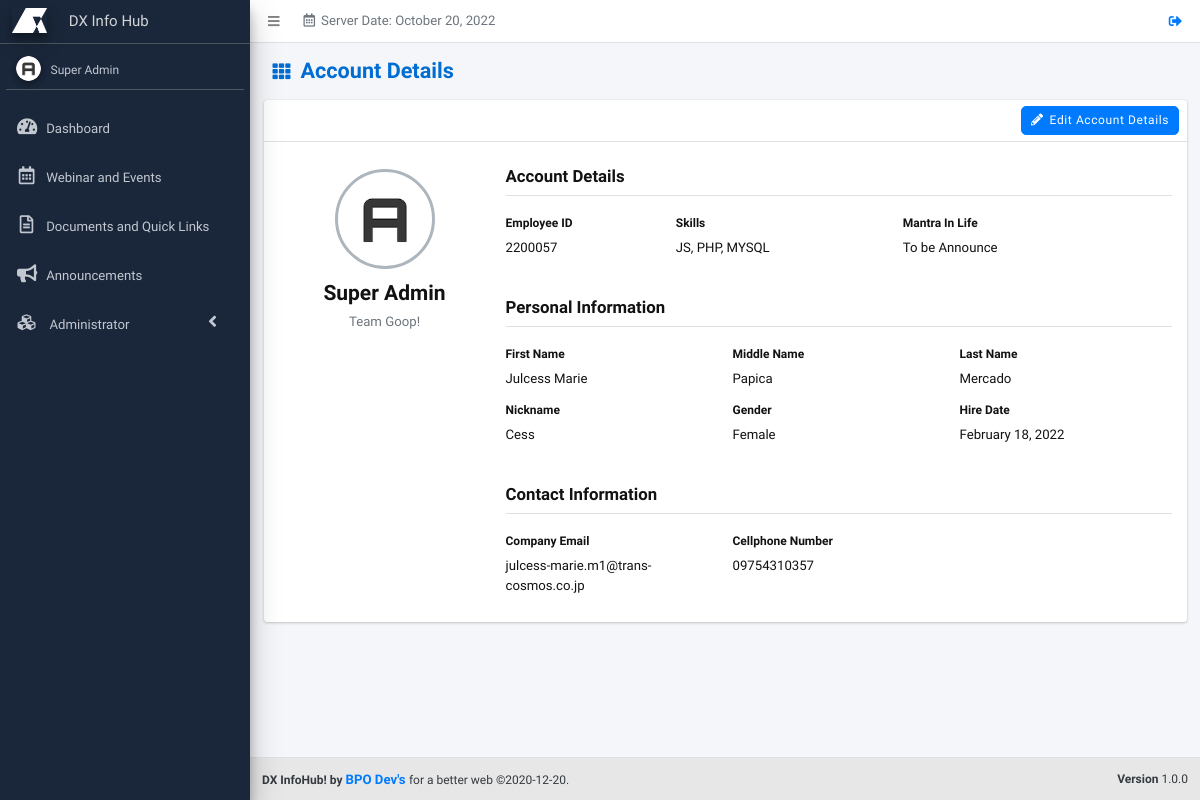
Page /pages/general/index.php (signed in) on the committed database.
### tables this page shows
CREATE TABLE `teams` (
  `id` int(11) NOT NULL,
  `team_name` varchar(100) NOT NULL,
  `team_status` int(11) NOT NULL DEFAULT 0,
  `temp_del` int(11) NOT NULL DEFAULT 0,
  `timestamp` timestamp NOT NULL DEFAULT current_timestamp() ON UPDATE current_timestamp()
);

CREATE TABLE `users` (
  `user_id` bigint(20) NOT NULL,
  `user_employee_id` varchar(50) NOT NULL DEFAULT '',
  `user_email` varchar(100) NOT NULL DEFAULT '',
  `user_password` varchar(200) NOT NULL DEFAULT '',
  `user_firstname` varchar(100) NOT NULL DEFAULT '',
  `user_middlename` varchar(100) NOT NULL DEFAULT '',
  `user_lastname` varchar(100) NOT NULL DEFAULT '',
  `user_nickname` varchar(50) NOT NULL DEFAULT '',
  `user_photo` varchar(100) NOT NULL DEFAULT '',
  `role_ids` varchar(1000) NOT NULL DEFAULT ',',
  `permissions` varchar(1000) NOT NULL DEFAULT ',',
  `user_position` int(11) NOT NULL DEFAULT 0,
  `user_level` int(11) NOT NULL DEFAULT 1,
  `user_gender` varchar(100) NOT NULL,
  `user_mobile` varchar(50) NOT NULL DEFAULT '',
  `team_id` bigint(20) NOT NULL DEFAULT 0,
  `user_hiredate` int(11) NOT NULL DEFAULT 0,
  `user_enddate` int(11) NOT NULL DEFAULT 0,
  `user_mantra_in_life` varchar(300) NOT NULL,
  `user_skills` varchar(300) NOT NULL,
  `starting_date` int(11) NOT NULL DEFAULT 0,
  `data_per_page` int(11) NOT NULL DEFAULT 20,
  `user_last_login` int(11) NOT NULL DEFAULT 0,
  `user_log_attempts` int(11) DEFAULT NULL,
  `lockout_timestamp` datetime DEFAULT NULL,
  `user_status` float NOT NULL DEFAULT 0,
  `temp_del` int(11) NOT NULL DEFAULT 0
);

### includes/functions.php (called while the page is built, shortened)
<?php
function renderLang($lang_arr) {
	if(isset($lang_arr[$GLOBALS['default_lang_idx']])) {
		if($lang_arr[$GLOBALS['default_lang_idx']] != '') {
			$return = $lang_arr[$GLOBALS['default_lang_idx']];
		} else {
			$return = $lang_arr[0];
		}
	} else {
		$return = $lang_arr[0];
	}
	return $return;
}
function checkSession() {
	$r = 0;
	if(isset($_SESSION['sys_id'])) {
		$r = 1;
	}
	return $r;
}
function checkPermission($permission) {
	$r = 0;
	if(in_array($permission,$_SESSION['sys_permissions'])) {
		$r = 1;
	}
	return $r;
}
function encryptID($id,$module = '') {
	return processIDEncryption($id,'encrypt',$module);
}
function processIDEncryption($id,$action,$module) {
	$charBank_arr = array('_q','i','_B','l','_a','M','f','u','_g','O','h','9','V','W','F','s','6','K','P','_b','8','_r','X','3','Y','2','N','d','q','_S','j','_L','_R','p','Z','E','5','e','x','A','_k','_I','g','_Q','_G','J','G','_j','_J','b','_c','o','_E','_p','m','1','_i','_K','_o','B','I','S','_l','_H','0','_n','Q','y','_D','a','H','n','L','_C','D','t','k','_P','R','_e','_s','_M','z','_d','c','_A','_m','w','v','_h','_N','U','_O','T','C','7','_F','r','_f','4');
	$output = '';
	if($action == 'encrypt') {
		$epoch_time = substr(time() * rand(1,100),0,10);
		$dynamic_val = '';
		$dynamic_val .= $charBank_arr[($epoch_time[0].$epoch_time[1])*1];
		$dynamic_val .= $charBank_arr[($epoch_time[2].$epoch_time[3])*1];
		$dynamic_val .= $charBank_arr[($epoch_time[4].$epoch_time[5])*1];
		$dynamic_val .= $charBank_arr[($epoch_time[6].$epoch_time[7])*1];
		$dynamic_val .= $charBank_arr[($epoch_time[8].$epoch_time[9])*1];
		$secret_key = $dynamic_val;
	}
	$encrypt_method = "AES-256-CBC";
	$key = hash('sha256',$secret_key);
	if($module == '') {
		$module = $GLOBALS['page'];
	}
	$iv = substr(hash('sha256',$module),0,16);
	if($action == 'encrypt') {
		$output = base64_encode(openssl_encrypt($id,$encrypt_method,$key,0,$iv)).$dynamic_val;
	} else {
		$id = str_replace($secret_key,'',$id);
		$output = openssl_decrypt(base64_decode($id),$encrypt_method,$key,0,$iv);
	}
	return $output;
}
function getTable($sql_table) {
	$r = array();
	$sql = $GLOBALS['pdo']->prepare("SELECT * FROM ".$sql_table);
	$sql->execute();
	while($data = $sql->fetch(PDO::FETCH_ASSOC)) {
		array_push($r,$data);
	}
	return $r;
}
?>

### includes/lang/profile.php (called while the page is built, shortened)
<?php
$account_details = array(
	'Account Details',
	''
);
$account_personal_information = array(
	'Personal Information',
	''
);
$account_contact_information = array(
	'Contact Information',
	''
);
$account_edit = array(
	'Edit Account Details',
	''
);
$account_employee_id_label = array(
	'Employee ID',
	''
);
$account_skills_label = array(
	'Skills',
	''
);
$account_mantra_label = array(
	'Mantra In Life',
	''
);
$account_firstname_label = array(
	'First Name',
	'名'
);
$account_lastname_label = array(
	'Last Name',
	'姓'
);
$account_middlename_label = array(
	'Middle Name',
	''
);
$account_nickname = array(
	'Nickname',
	'フルネーム'
);
$account_gender = array(
	'Gender',
	''
);
$account_hiredate = array(
	'Hire Date',
	''
);
$account_email_label = array(
	'Company Email',
	''
);
$account_mobile_label = array(
	'Cellphone Number',
	''
);
?>

### includes/support/array-sets.php (called while the page is built, shortened)
<?php
$gender_arr = array(
	array(
		0,
		array(
			'Female',
			'女性'
		)
	),
	array(
		1,
		array(
			'Male',
			'男性'
		)
	)
);
?>

### pages/general/index.php (the view, shortened to what this page needs)
<?php
require($_SERVER['DOCUMENT_ROOT'].'/includes/config.php');
if(checkSession()) {
	if(checkPermission('general')) {
		$teams_arr = getTable('teams');
		$account_id = $_SESSION['sys_id'];
		$sql = $pdo->prepare("SELECT * FROM users WHERE user_id = :user_id LIMIT 1");
		$sql->bindParam(":user_id",$account_id);
		$sql->execute();
		if($sql->rowCount()) {
		$data = $sql->fetch(PDO::FETCH_ASSOC);
?>
<!DOCTYPE html>
<html>
<head>
	<?php require($_SERVER['DOCUMENT_ROOT'].'/includes/common/links.php'); ?>
</head>
<body class="hold-transition sidebar-mini layout-fixed">
	<div class="wrapper">
		<?php
		require($_SERVER['DOCUMENT_ROOT'].'/includes/common/child-header.php');
		require($_SERVER['DOCUMENT_ROOT'].'/includes/common/child-sidebar.php');
		?>
		<div class="content-wrapper" >
			<section class="content-header">
				<div class="container-fluid">
					<div class="row mb-2">
						<div class="col-sm-6">
							<h1><i class="nav-icon fas fa-th" aria-hidden="true"></i><?php echo renderLang($account_details); ?></h1>
						</div>
					</div>
				</div>
			</section>
			<section class="content">
				<div class="container-fluid">
					<div class="card">
						<div class="card-header">
							<div class="card-tools">
								<a href="/edit-general/<?php echo encryptID($account_id) ?>" class="btn btn-primary btn-md"><i class="fa fa-pencil-alt mr-2"></i><?php echo renderLang($account_edit); ?></a><?php } ?>
							</div>
						</div>
						 <div class="card-body">
							<div class="row">
								<div class="col-lg-3 text-center ">
									<div class="m-3">
										<img class="profile-user-img img-fluid img-circle" style="height:100px;"
										src="<?php echo $_SESSION['sys_photo'] ?>"
										alt="User profile picture">
									</div>
									<h3 class="profile-username"><?php echo $_SESSION['sys_fullname']; ?></h3>
									<?php
										foreach($teams_arr as $team) {
											if($team['id'] == $data['team_id']) {
												echo '<p class="text-muted">'.$team['team_name'].'</p>';
												break;
											}
										}
									?>
								</div>
								<div class="col-lg-9">
									<div class="card-header pl-0">
										<h3 class="card-title"><?php echo renderLang($account_details); ?></h3>
									</div>
									<br>
									<div class="row">
										<div class="col-lg-3">
											<div class="form-group">
												<label for="emp id" class="mr-1">	<?php echo renderLang($account_employee_id_label); ?> </label>
												<p><?php echo $data['user_employee_id'] ?></p>
											</div>
										</div>
										<div class="col-lg-4">
											<div class="form-group">
												<label for="skills" class="mr-1">	<?php echo renderLang($account_skills_label);  ?> </label>
												<p><?php echo $data['user_skills'] ?></p>
											</div>
										</div>
										<div class="col-lg-4">
											<div class="form-group">
												<label for="mantra" class="mr-1">	<?php echo renderLang($account_mantra_label); ?> </label>
												<p><?php echo $data['user_mantra_in_life'] ?></p>
											</div>
										</div>
									</div>
									<br>
									<div class="card-header pl-0">
										<h3 class="card-title"><?php echo renderLang($account_personal_information); ?></h3>
									</div>
									<br>
									<div class="row">
										<div class="col-lg-4">
											<div class="form-group">
												<label for="firstname" class="mr-1">	<?php echo renderLang($account_firstname_label);  ?> </label>
												<p><?php echo $data['user_firstname'] ?></p>
											</div>
										</div>
										<div class="col-lg-4">
											<div class="form-group">
												<label for="" class="mr-1">	<?php echo renderLang($account_middlename_label); ?> </label>
												<p><?php echo $data['user_middlename'] ?></p>
											</div>
										</div>
										<div class="col-lg-4">
											<div class="form-group">
												<label for="" class="mr-1">	<?php echo renderLang($account_lastname_label); ?> </label>
												<p><?php echo $data['user_lastname'] ?></p>
											</div>
										</div>
									</div>
									<div class="row">
										<div class="col-lg-4">
											<div class="form-group">
												<label for="nickname" class="mr-1">	<?php echo renderLang($account_nickname);  ?> </label>
												<p><?php echo $data['user_nickname'] ?></p>
											</div>
										</div>
										<div class="col-lg-4">
											<div class="form-group">
												<label for="gender" class="mr-1">	<?php echo renderLang($account_gender);  ?> </label>
												<?php
													foreach($gender_arr as $gender) {
														if($data['user_gender'] == $gender[0]) {
															echo '<p>'.renderLang($gender[1]).'</p>';
														}
													}
												?>
											</div>
										</div>
										<div class="col-lg-4">
											<div class="form-group">
												<label for="hiredate" class="mr-1">	<?php echo renderLang($account_hiredate);  ?> </label>
												<?php $date = date_create($data['user_hiredate']);?>
												<p><?php echo  date_format($date, 'F j, Y'); ?></p>
											</div>
										</div>
									</div>
									<br>
									<div class="card-header pl-0">
										<h3 class="card-title"><?php echo renderLang($account_contact_information); ?></h3>
									</div>
									<br>
									<div class="row">
										<div class="col-lg-4">
											<div class="form-group">
												<label for="firstname" class="mr-1"><?php echo renderLang($account_email_label);  ?> </label>
												<p><?php echo $data['user_email'] ?></p>
											</div>
										</div>
										<div class="col-lg-4">
											<div class="form-group">
												<label for="" class="mr-1">	<?php echo renderLang($account_mobile_label); ?> </label>
												<p><?php echo $data['user_mobile'] ?></p>
											</div>
										</div>
									</div>
								</div>
							</div>
						</div>
					</div>
				</div>
			</section>
		</div>
		<?php require($_SERVER['DOCUMENT_ROOT'].'/includes/common/child-footer.php'); ?>
	</div>
</body>
</html>
<?php
	} else {
		$_SESSION['sys_permission_err'] = renderLang($permission_message_1);
		header('location: /dashboard');
	}
} else {
	$_SESSION['sys_login_err'] = renderLang($login_msg_err_4);
	header('location: /login');
}
?>

### assets/css/common.css (style rules this page uses)
html { font-size: 12px; }
.content-wrapper { padding-bottom: 2.5rem; }
.card-header > .card-tools { margin-top: -.25rem; margin-bottom: -.25rem; }
.card-title { font-size: 1.4rem; }
.content-header { padding: 15px 15px 10px; }

### assets/css/style.css (style rules this page uses)
:root { --blue: #006DD3; --gray: #E7E7E7; --dark-gray: #606060; --white: #fff; --black: #121212; }
body p, a { font-size: 1.1rem; }
.btn { border-radius: 5px; letter-spacing: 0.05rem; }
.btn .fa { margin-right: 10px; }
@media (min-width: 1200px) { .h1, .h2, .h3, .h4, .h5, .h6, h1, h2, h3, h4, h5, h6 { font-weight: bold !important; text-transform: none; } }
@media (min-width: 1200px) { body { font-family: 'Inter Tight', sans-serif; color: var(--black); height: 100%; font-size: 1rem; } }
@media (min-width: 1200px) { * { box-sizing: border-box; } }
@media (min-width: 1200px) { [class*="col-"] { float: left; } }
@media (min-width: 1200px) { .nav-icon { font-size: 18px !important; margin-right: 10px !important; } }
@media (min-width: 1200px) { h1 { font-weight: 700; color: var(--blue);; } }
[class*="col-"] { width: 100%; }

### rows in the picture
teams: team_name "Team Goop!"
users: user_employee "2200057", user_skills "JS, PHP, MYSQL", user_mantra_in_life "To be Announce", user_firstname "Julcess Marie", user_middlename "Papica", user_lastname "Mercado", user_nickname "Cess", user_hiredate "February 18, 2022", user_email "julcess-marie.m1@trans-cosmos.co.jp", user_mobile "09754310357"

### other values in the picture
renderLang($header_server_date) "Server Date:"
$_SESSION['sys_fullname'] "Super Admin"
renderLang($account_details) "Account Details"
renderLang($account_edit) "Edit Account Details"
renderLang($account_employee_id_label) "Employee ID"
renderLang($account_skills_label) "Skills"
renderLang($account_mantra_label) "Mantra In Life"
renderLang($account_personal_information) "Personal Information"
renderLang($account_firstname_label) "First Name"
renderLang($account_middlename_label) "Middle Name"
renderLang($account_lastname_label) "Last Name"
renderLang($account_nickname) "Nickname"
renderLang($account_gender) "Gender"
renderLang($gender[1]) "Female"
renderLang($account_hiredate) "Hire Date"
